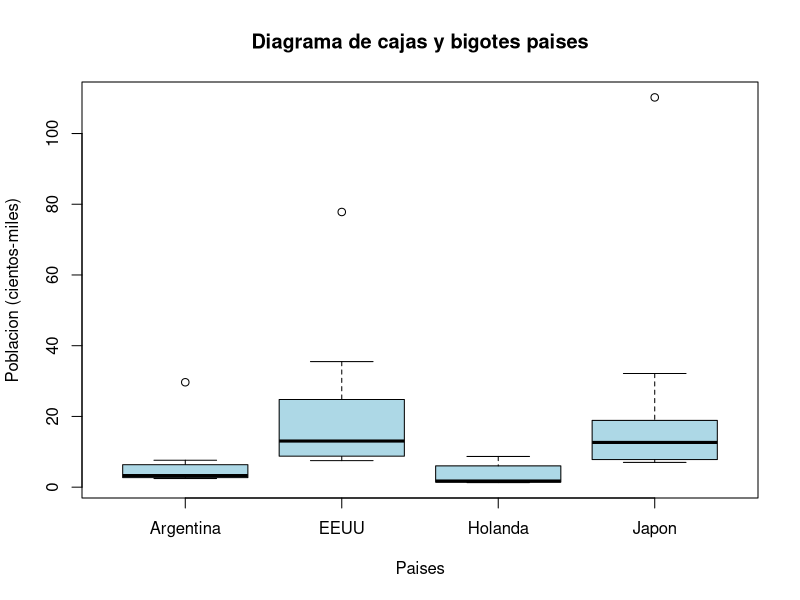
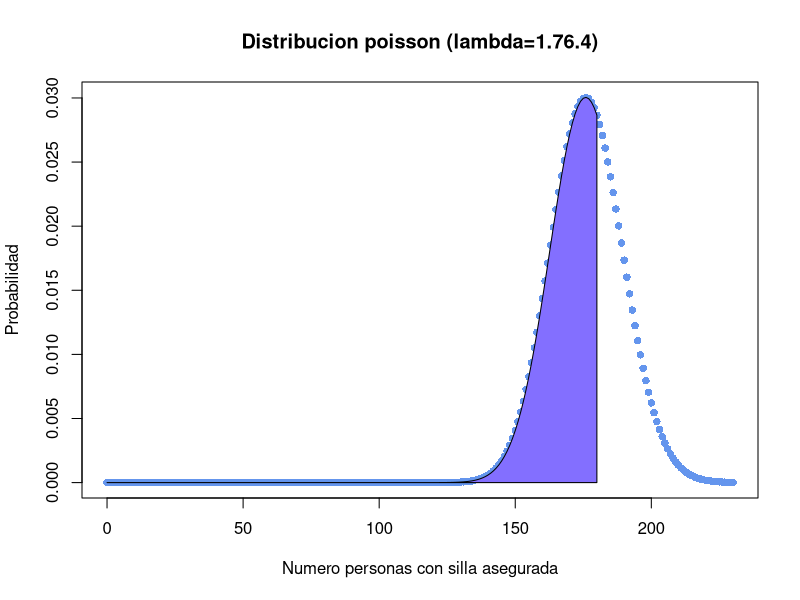
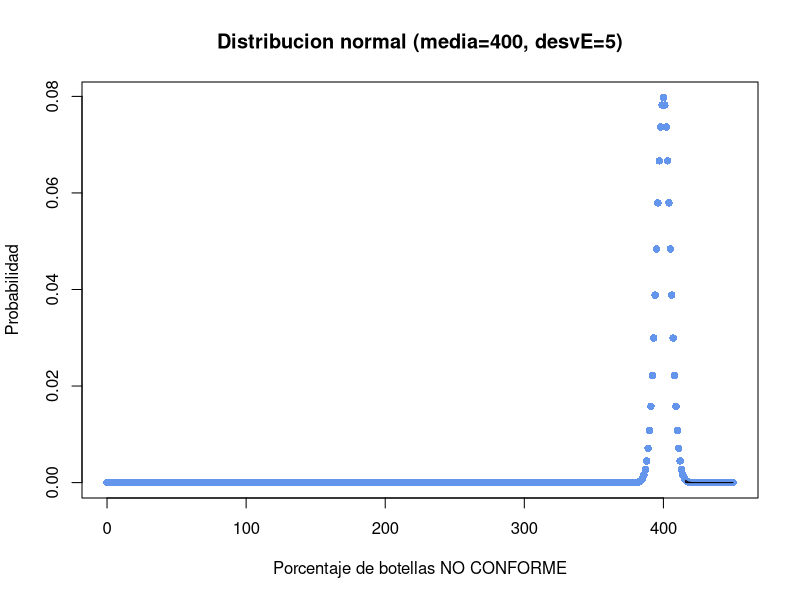

Here is the R script that generated these plots, in order:
## ---- chunk 1
knitr::opts_chunk$set(echo = TRUE)
## ---- chunk 2
poblacion<- c(29.66,7.61,6.35,4.10,3.80,2.75,2.70,2.69,2.51,2.44,77.81,35.50,24.79,20.02,16.70,9.39,9.38,8.76,7.63,7.50,8.68,7.31,6.02,2.64,1.75,1.72,1.51,1.42,1.31,1.29,110.21,32.14,18.88,16.38,13.37,11.92,10.71,7.80,7.70,7.00)
## ---- chunk 3
pais<-c("Argentina","Argentina","Argentina","Argentina","Argentina","Argentina","Argentina","Argentina","Argentina","Argentina","EEUU","EEUU","EEUU","EEUU","EEUU","EEUU","EEUU","EEUU","EEUU","EEUU","Holanda","Holanda","Holanda","Holanda","Holanda","Holanda","Holanda","Holanda","Holanda","Holanda","Japon","Japon","Japon","Japon","Japon","Japon","Japon","Japon","Japon","Japon")

boxplot(poblacion~pais, horizontal = FALSE, main = "Diagrama de cajas y bigotes paises", 
     xlab = "Paises", ylab = "Poblacion (cientos-miles)",col = "lightblue")
## ---- chunk 4
lambda <- 180 * 0.98

#la porbabilidad de que todas las personas que llegan a embarque puedan tener su silla asegurada y no se presenten quejas por “sobre-vender” sillas ante la aeronáutica civil es:
probabilidad2 <- ppois(180,lambda);probabilidad2

longitud2<-c(0:230)
probabilidadPunto2<-dpois(longitud2,lambda)

plot(longitud2,probabilidadPunto2, main="Distribucion poisson (lambda=1.76.4)",
xlab="Numero personas con silla asegurada",
ylab="Probabilidad",
pch=16,
col = "cornflowerblue")

polygon(c(longitud2[longitud2 <= 180 ], 180),c(probabilidadPunto2[longitud2 <= 180 ], 0),
        col = "slateblue1",
        border = 1)
## ---- chunk 5
media<- 400
desvE<- 5

probabilidad3<- 1-( pnorm (415, media, desvE));probabilidad3

#El porcentaje de las botellas de gaseosa que son declaradas producto NO CONFORME es
respuesta<-(probabilidad3*100);respuesta

longitud3<-c(0:450)
probabilidadPunto3<-dnorm(0:450,media,desvE)

plot(longitud3,probabilidadPunto3, main="Distribucion normal (media=400, desvE=5)",
xlab="Porcentaje de botellas NO CONFORME",
ylab="Probabilidad",
pch=16,
col = "cornflowerblue")

polygon(c(longitud3[longitud3 >= 416 ], 416),c(probabilidadPunto3[longitud3 >= 416], 0),
        col = "slateblue1",
        border = 1)

